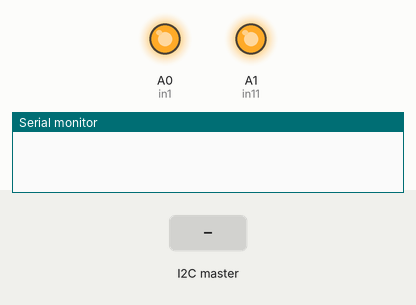
Simulated run of this sketch. Board: Arduino Uno, built with avr-gcc and run on an emulated ATmega328P. On the bench: output pins drawn as LEDs (lit = HIGH), the last lines printed to the serial monitor. The inputs (shaded band) are chosen by the test bench.

Above: at 1.2 s.
1.3 s: the I2C master sends the byte 0
At 2.1 s:
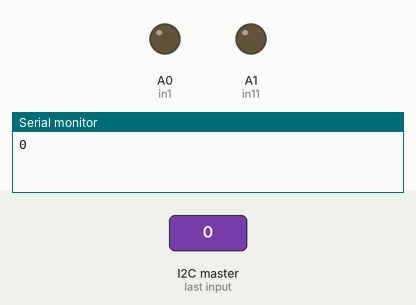
2.8 s: the I2C master sends the byte 1
At 3.2 s:
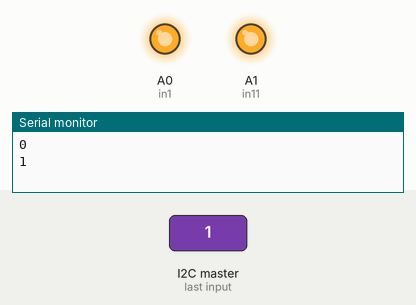
Timing chart, 0 to 5.8 s (numbered marks = the images above; inputs shaded):
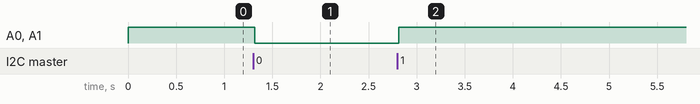

Measured:
- after the input at 1.3 s, A0 (in1), A1 (in11): HIGH → LOW at once
- after the input at 2.8 s, A0 (in1), A1 (in11): LOW → HIGH at once

The sketch:

arduinoExampleNodemcu.ino
```cpp
#include <Wire.h>
int in1 = A0;
int in11 = A1;

void setup() {
 pinMode(in1, OUTPUT);
 pinMode(in11, OUTPUT);
 digitalWrite(in1, HIGH);
      digitalWrite(in11, HIGH);
 Wire.begin(8);                /* join i2c bus with address 8 */
 Wire.onReceive(receiveEvent); /* register receive event */
 Wire.onRequest(requestEvent); /* register request event */
 Serial.begin(9600);           /* start serial for debug */
}

void loop() {
 delay(100);
}

// function that executes whenever data is received from master
void receiveEvent(int howMany) {
 while (0 <Wire.available()) {
    int c = Wire.read();      /* receive byte as a character */
    Serial.print(c);
  delay(3000);
    if(c != 0){
      digitalWrite(in1, HIGH);
      digitalWrite(in11, HIGH);
    }else{
      digitalWrite(in1, LOW);
      digitalWrite(in11, LOW);
    }
  }
 Serial.println();             /* to newline */
}

// function that executes whenever data is requested from master
void requestEvent() {
 Wire.write("Hello NodeMCU");  /*send string on request */
}
```
